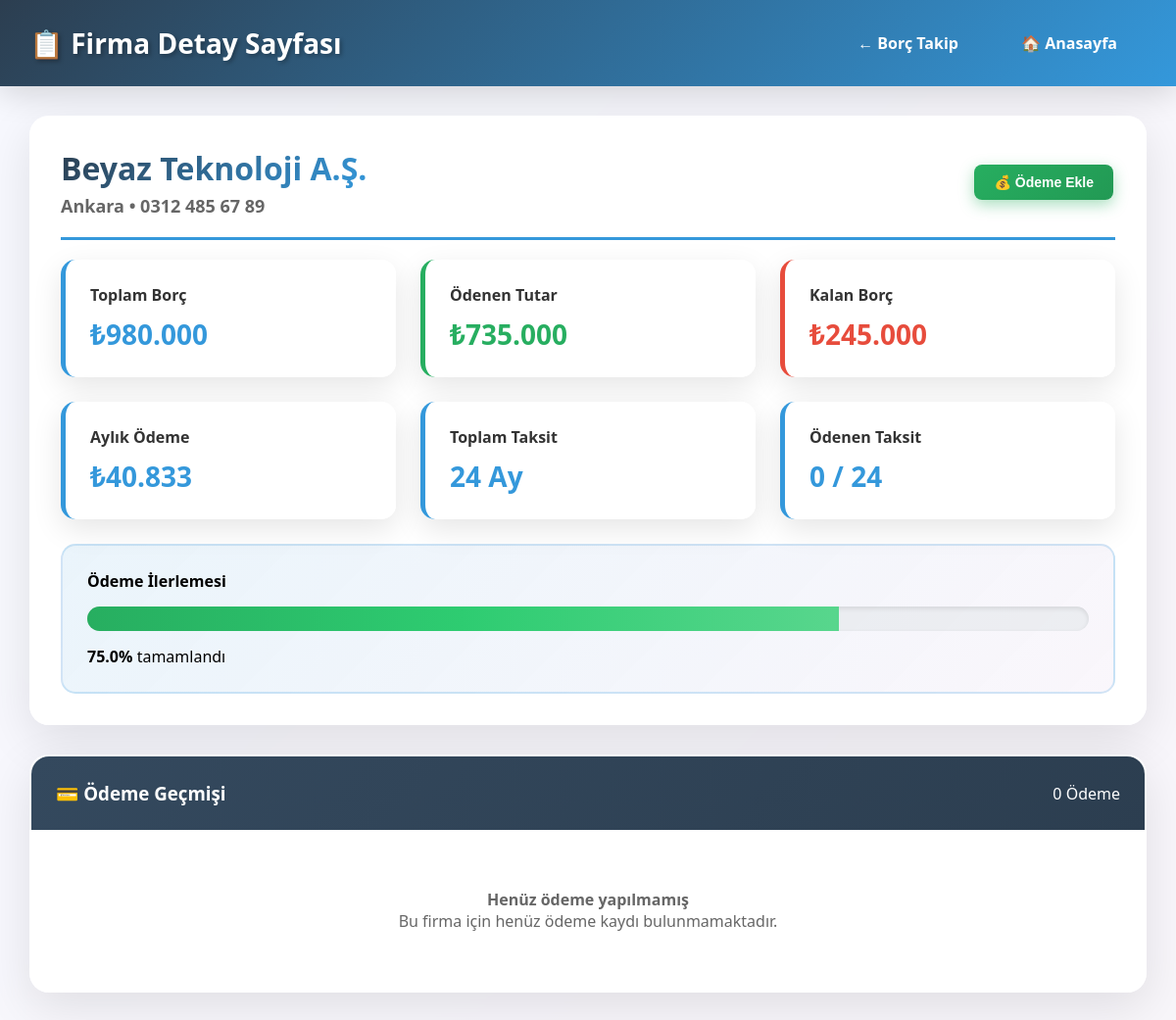
The page /firma_detay.php?id=2 (signed in) on the database its author committed.
### tables this page shows
CREATE TABLE `firmalar` (
  `id` int(11) NOT NULL,
  `firma_adi` varchar(100) NOT NULL,
  `toplam_borc` decimal(10,2) NOT NULL,
  `toplam_taksit` int(11) NOT NULL,
  `baslama_tarihi` date NOT NULL,
  `is_active` tinyint(1) DEFAULT 1,
  `sehir` varchar(100) NOT NULL,
  `telefon` varchar(20) DEFAULT NULL,
  `kalan_borc` decimal(15,2) DEFAULT 0.00,
  `taksit_sayisi` int(11) DEFAULT 0,
  `baslangic_tarihi` date DEFAULT NULL,
  `aylik_odeme` decimal(15,2) DEFAULT 0.00,
  `durum` enum('aktif','tamamlandi','gecikme') DEFAULT 'aktif',
  `created_at` timestamp NOT NULL DEFAULT current_timestamp()
);

### firma_detay.php (the view, shortened to what this page needs)
<?php
require_once 'config.php';
$firma_id = (int)$_GET['id'];
try {
    $stmt = $pdo->prepare("
        SELECT
            f.*,
            (f.toplam_borc - f.kalan_borc) as odenen_tutar
        FROM firmalar f
        WHERE f.id = ?
    ");
    $stmt->execute([$firma_id]);
    $firma = $stmt->fetch();
} catch(PDOException $e) {
    $error_message = "Firma bilgileri bulunamadı!";
    $firma = null;
}
try {
    $odeme_stmt = $pdo->prepare("
        SELECT * FROM taksitler
        WHERE firma_id = ? AND durum = 'odendi'
        ORDER BY odeme_tarihi DESC
    ");
    $odeme_stmt->execute([$firma_id]);
    $odemeler = $odeme_stmt->fetchAll();
} catch(PDOException $e) {
    $odemeler = [];
}
?>
<!DOCTYPE html>
<html lang="tr">
<head>
</head>
<body>
    <div class="container">
        <div class="header">
            <h1>📋 Firma Detay Sayfası</h1>
            <div class="nav-links">
                <a href="borc_takip.php">← Borç Takip</a>
                <a href="dashboard.php">🏠 Anasayfa</a>
            </div>
        </div>
        <div class="content">
            <?php if ($firma): ?>
                <div class="firma-info">
                    <div class="firma-header">
                        <div class="firma-title">
                            <h2><?php echo htmlspecialchars($firma['firma_adi']); ?></h2>
                            <p><?php echo htmlspecialchars($firma['sehir']); ?> • <?php echo htmlspecialchars($firma['telefon']); ?></p>
                        </div>
                        <?php if ($firma['kalan_borc'] > 0): ?>
                            <button class="btn btn-success" onclick="showPaymentModal()">💰 Ödeme Ekle</button>
                        <?php endif; ?>
                    </div>
                    <div class="info-grid">
                        <div class="info-card">
                            <h4>Toplam Borç</h4>
                            <div class="value">₺<?php echo number_format($firma['toplam_borc'], 0, ',', '.'); ?></div>
                        </div>
                        <div class="info-card positive">
                            <h4>Ödenen Tutar</h4>
                            <div class="value">₺<?php echo number_format($firma['odenen_tutar'], 0, ',', '.'); ?></div>
                        </div>
                        <div class="info-card negative">
                            <h4>Kalan Borç</h4>
                            <div class="value">₺<?php echo number_format($firma['kalan_borc'], 0, ',', '.'); ?></div>
                        </div>
                        <div class="info-card">
                            <h4>Aylık Ödeme</h4>
                            <div class="value">₺<?php echo number_format($firma['aylik_odeme'], 0, ',', '.'); ?></div>
                        </div>
                        <div class="info-card">
                            <h4>Toplam Taksit</h4>
                            <div class="value"><?php echo $firma['taksit_sayisi']; ?> Ay</div>
                        </div>
                        <div class="info-card">
                            <h4>Ödenen Taksit</h4>
                            <div class="value"><?php echo count($odemeler); ?> / <?php echo $firma['taksit_sayisi']; ?></div>
                        </div>
                    </div>
                    <div class="progress-section">
                        <h4>Ödeme İlerlemesi</h4>
                        <?php
                        $progress = $firma['toplam_borc'] > 0 ? (($firma['odenen_tutar'] / $firma['toplam_borc']) * 100) : 0;
                        ?>
                        <div class="progress-bar">
                            <div class="progress-fill" style="width: <?php echo $progress; ?>%"></div>
                        </div>
                        <p><strong><?php echo number_format($progress, 1); ?>%</strong> tamamlandı</p>
                    </div>
                </div>
                <?php if (!empty($odemeler)): ?>
                <div class="taksit-container">
                    <div class="taksit-header">
                        <h3>💳 Ödeme Geçmişi</h3>
                        <span><?php echo count($odemeler); ?> Ödeme</span>
                    </div>
                    <table class="taksit-table">
                        <thead>
                            <tr>
                                <th>Sıra</th>
                                <th>Ödeme Tarihi</th>
                                <th>Tutar</th>
                                <th>Durum</th>
                                <th>İşlemler</th>
                            </tr>
                        </thead>
                        <tbody>
                            <?php foreach ($odemeler as $index => $odeme): ?>
                            <tr>
                                <td><strong><?php echo $index + 1; ?>. Ödeme</strong></td>
                                <td><?php echo date('d.m.Y', strtotime($odeme['odeme_tarihi'])); ?></td>
                                <td class="amount">₺<?php echo number_format($odeme['tutar'], 0, ',', '.'); ?></td>
                                <td>
                                    <span class="status-badge status-odendi">
                                        ✅ Ödendi
                                    </span>
                                </td>
                                <td>
                                    <div style="display: flex; gap: 5px; flex-wrap: wrap;">
                                        <button class="btn btn-warning" onclick="editTaksit(<?php echo $odeme['id']; ?>, <?php echo $odeme['tutar']; ?>, '<?php echo $odeme['odeme_tarihi']; ?>')">
                                            ✏️ Düzenle
                                        </button>
                                        <button class="btn btn-secondary" onclick="markUnpaid(<?php echo $odeme['id']; ?>)">
                                            ↩️ Ödenmedi Yap
                                        </button>
                                        <button class="btn btn-danger" onclick="deleteTaksit(<?php echo $odeme['id']; ?>)">
                                            🗑️ Sil
                                        </button>
                                    </div>
                                </td>
                            </tr>
                            <?php endforeach; ?>
                        </tbody>
                    </table>
                </div>
                <?php else: ?>
                <div class="taksit-container">
                    <div class="taksit-header">
                        <h3>💳 Ödeme Geçmişi</h3>
                        <span>0 Ödeme</span>
                    </div>
                    <div style="padding: 60px; text-align: center; color: #666;">
                        <h4>Henüz ödeme yapılmamış</h4>
                        <p>Bu firma için henüz ödeme kaydı bulunmamaktadır.</p>
                    </div>
                </div>
                <?php endif; ?>
            <?php else: ?>
                <div class="message error">Firma bilgileri bulunamadı!</div>
            <?php endif; ?>
        </div>
    </div>
</body>
</html>

### firma_detay.php (style rules this page uses)
* { margin: 0; padding: 0; box-sizing: border-box; }
body { font-family: 'Segoe UI', Tahoma, Geneva, Verdana, sans-serif; background: linear-gradient(135deg, #667eea 0%, #764ba2 100%); min-height: 100vh; }
.container { width: 100vw; min-height: 100vh; background: rgba(255, 255, 255, 0.95); backdrop-filter: blur(10px); display: flex; flex-direction: column; }
.header { background: linear-gradient(135deg, #2c3e50 0%, #3498db 100%); color: white; padding: 25px 30px; display: flex; justify-content: space-between; align-items: center; box-shadow: 0 8px 32px rgba(0,0,0,0.15); }
.header h1 { font-size: 28px; font-weight: 700; text-shadow: 2px 2px 4px rgba(0,0,0,0.3); }
.header .nav-links a { color: white; text-decoration: none; margin: 0 10px; transition: all 0.3s ease; padding: 10px 20px; border-radius: 8px; font-weight: 600; }
.content { flex: 1; padding: 30px; }
.firma-info { background: rgba(255, 255, 255, 0.95); backdrop-filter: blur(15px); border-radius: 20px; box-shadow: 0 15px 50px rgba(0,0,0,0.1); padding: 30px; margin-bottom: 30px; border: 2px solid rgba(255,255,255,0.3); }
.firma-header { display: flex; justify-content: space-between; align-items: center; margin-bottom: 20px; padding-bottom: 20px; border-bottom: 3px solid #3498db; }
.firma-title h2 { color: #2c3e50; font-size: 32px; margin-bottom: 5px; background: linear-gradient(135deg, #2c3e50, #3498db); -webkit-background-clip: text; -webkit-text-fill-color: transparent; background-clip: text; }
.firma-title p { color: #666; font-size: 18px; font-weight: 600; }
.info-grid { display: grid; grid-template-columns: repeat(auto-fit, minmax(300px, 1fr)); gap: 25px; }
.info-card { background: rgba(255,255,255,0.95); backdrop-filter: blur(15px); padding: 25px; border-radius: 15px; border-left: 5px solid #3498db; box-shadow: 0 10px 30px rgba(0,0,0,0.1); transition: all 0.3s ease; position: relative; overflow: hidden; }
.info-card::before { content: ''; position: absolute; top: 0; left: -100%; width: 100%; height: 100%; background: linear-gradient(90deg, transparent, rgba(255,255,255,0.3), transparent); transition: left 0.5s; }
.info-card h4 { color: #333; margin-bottom: 10px; font-size: 16px; position: relative; z-index: 2; }
.info-card .value { font-size: 28px; font-weight: 700; color: #3498db; position: relative; z-index: 2; }
.info-card.negative { border-left-color: #e74c3c; }
.info-card.negative .value { color: #e74c3c; }
.info-card.positive { border-left-color: #27ae60; }
.info-card.positive .value { color: #27ae60; }
.progress-section { margin-top: 25px; padding: 25px; background: linear-gradient(135deg, rgba(52, 152, 219, 0.1), rgba(155, 89, 182, 0.05)); border-radius: 15px; border: 2px solid rgba(52, 152, 219, 0.2); }
.progress-bar { width: 100%; height: 25px; background: rgba(233, 236, 239, 0.8); border-radius: 15px; overflow: hidden; margin: 15px 0; box-shadow: inset 0 2px 5px rgba(0,0,0,0.1); }
.progress-fill { height: 100%; background: linear-gradient(90deg, #27ae60 0%, #2ecc71 50%, #58d68d 100%); transition: width 1s ease; position: relative; overflow: hidden; }
.progress-fill::before { content: ''; position: absolute; top: 0; left: -100%; width: 100%; height: 100%; background: linear-gradient(90deg, transparent, rgba(255,255,255,0.4), transparent); animation: progressShine 2s infinite; }
.taksit-container { background: rgba(255, 255, 255, 0.95); backdrop-filter: blur(15px); border-radius: 20px; box-shadow: 0 15px 50px rgba(0,0,0,0.1); overflow: hidden; border: 2px solid rgba(255,255,255,0.3); }
.taksit-header { background: linear-gradient(135deg, #34495e, #2c3e50); color: white; padding: 25px; display: flex; justify-content: space-between; align-items: center; }
.btn { padding: 10px 20px; border: none; border-radius: 8px; cursor: pointer; font-size: 14px; font-weight: 600; text-decoration: none; display: inline-block; transition: all 0.3s ease; margin: 2px; position: relative; overflow: hidden; }
.btn::before { content: ''; position: absolute; top: 0; left: -100%; width: 100%; height: 100%; background: linear-gradient(90deg, transparent, rgba(255,255,255,0.3), transparent); transition: left 0.5s; }
.btn-success { background: linear-gradient(135deg, #27ae60, #229954); color: white; box-shadow: 0 5px 15px rgba(39, 174, 96, 0.4); }

### rows shown on the page
firmalar: firma_adi "Beyaz Teknoloji A.Ş.", sehir "Ankara", telefon "0312 485 67 89", toplam_borc "980.000", kalan_borc "245.000", aylik_odeme "40.833", taksit_sayisi "24"

### other values the page prints
$firma['odenen_tutar'] "735.000"
count($odemeler) "0"
$progress "75.0"
